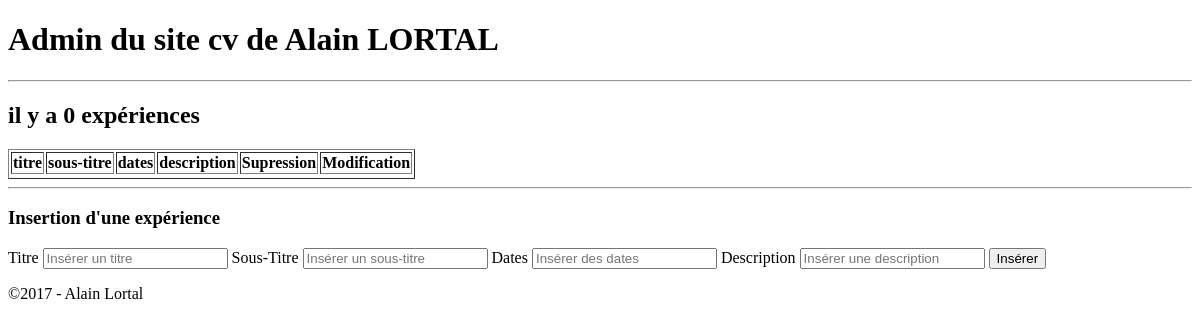
Before: /experiences.php with the older database file.
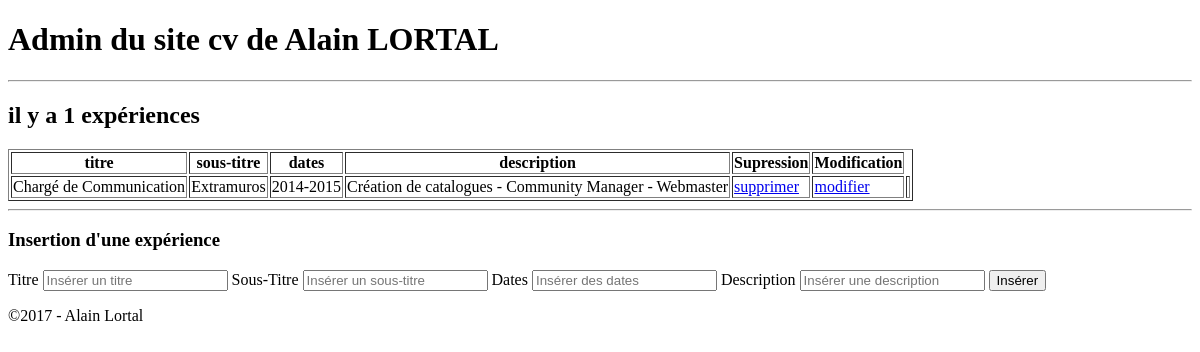
After: the same page with the newer database file.
### tables this page shows
CREATE TABLE `t_experiences` (
  `id_experience` int(3) NOT NULL,
  `e_titre` varchar(50) NOT NULL,
  `e_soustitre` varchar(50) NOT NULL,
  `e_dates` varchar(50) NOT NULL,
  `e_description` text NOT NULL,
  `utilisateur_id` int(3) NOT NULL
);

### experiences.php (the view, shortened to what this page needs)
<?php require 'connexion.php'; ?>
<!Doctype html>
<html lang="fr">
<head>
	<?php
		$sql = $pdoCV -> query("SELECT * FROM t_utilisateurs WHERE id_utilisateur = '1' ");
		$ligne_utilisateur = $sql -> fetch(PDO::FETCH_ASSOC);
	?>
</head>
<html>
	<body>
		<h1>Admin du site cv de <?php echo($ligne_utilisateur['prenom'].' '.$ligne_utilisateur['nom']); ?></h1>
		<hr>
		<?php
				$sql = $pdoCV->prepare("SELECT * FROM t_experiences WHERE utilisateur_id='1'");
				$sql->execute();
				$nbr_experiences = $sql->rowCount();
		?>
		<h2> il y a <?php echo $nbr_experiences; ?> expériences</h2>
		<table border="1">
			<tr>
				<th>titre</th>
				<th>sous-titre</th>
				<th>dates</th>
				<th>description</th>
				<th>Supression</th>
				<th>Modification</th>
			</tr>
			<tr>
				<?php while ($ligne_experience = $sql->fetch()){ ?>
				<td><?php echo $ligne_experience['e_titre']; ?></td>
				<td><?php echo $ligne_experience['e_soustitre']; ?></td>
				<td><?php echo $ligne_experience['e_dates']; ?></td>
				<td><?php echo $ligne_experience['e_description']; ?></td>
				<td><a href="experiences.php?id_experience=<?php echo $ligne_experience['id_experience']; ?> ">supprimer</a></td>
				<td><a href="modif_experience.php?id_experience=<?php echo $ligne_experience['id_experience']; ?> ">modifier</a></td>
				<td></td>
			</tr>
			<?php } ?>
		</table>
		<hr>
		<h3>Insertion d'une expérience</h3>
		<form action="experiences.php" method="post">
			<label for="titre">Titre</label>
			<input type="text" name="titre" id="titre" placeholder="Insérer un titre">
			<label for="soustitre">Sous-Titre</label>
			<input type="text" name="soustitre" id="soustitre" placeholder="Insérer un sous-titre">
			<label for="dates">Dates</label>
			<input type="text" name="dates" id="dates" placeholder="Insérer des dates">
			<label for="description">Description</label>
			<input type="text" name="description" id="description" placeholder="Insérer une description">
			<input type="submit" value="Insérer">
		</form>
		<?php include('inc/footer.php');?>
	</body>
</html>

Changed rows visible on the page:
added t_experiences: e_titre "Chargé de Communication", e_soustitre "Extramuros", e_dates "2014-2015", e_description "Création de catalogues - Community Manager - Webmaster"
Other visible differences:
$nbr_experiences: "0" → "1"
